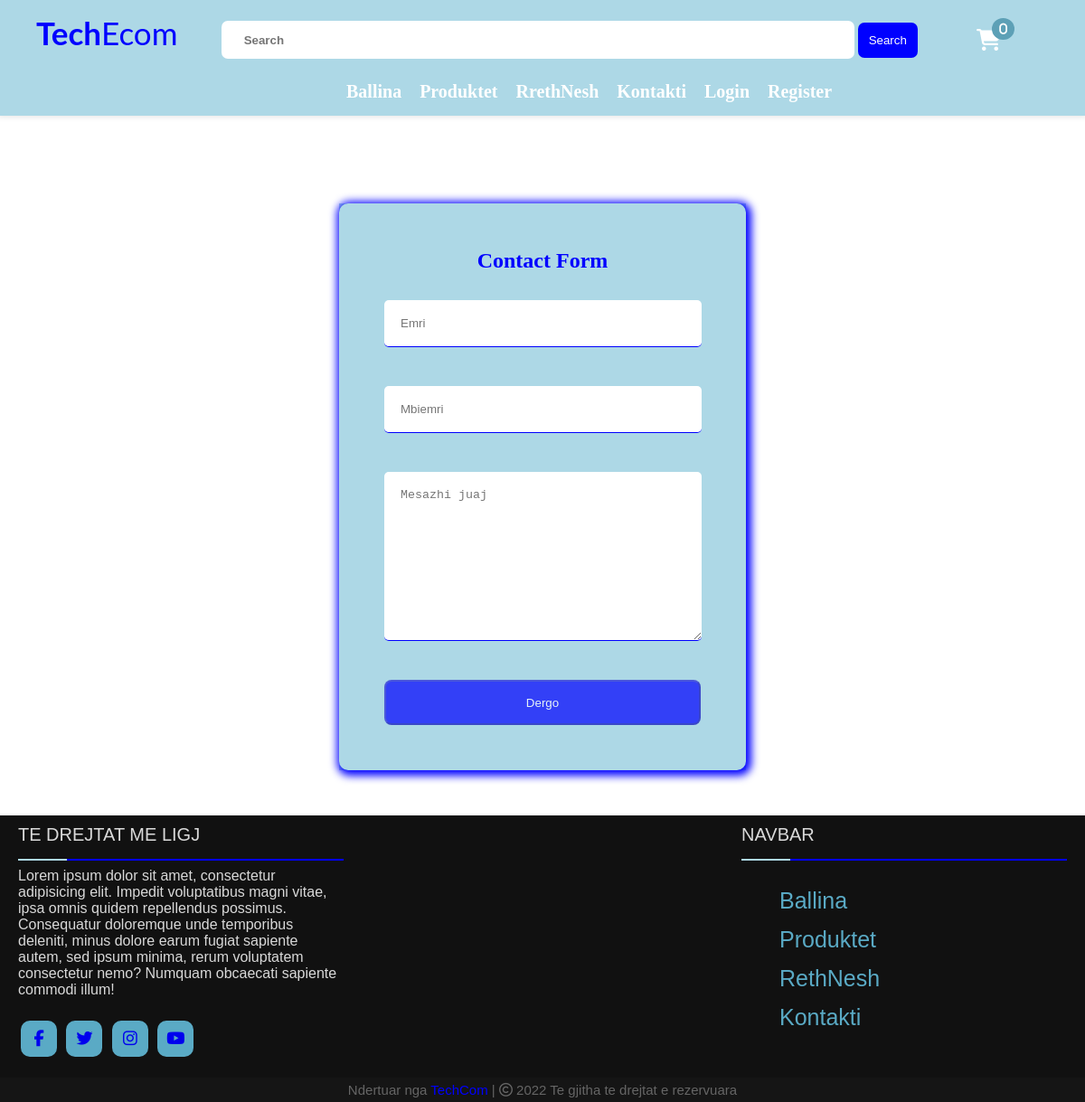
The page /Kontakt.php on the database as committed earlier.
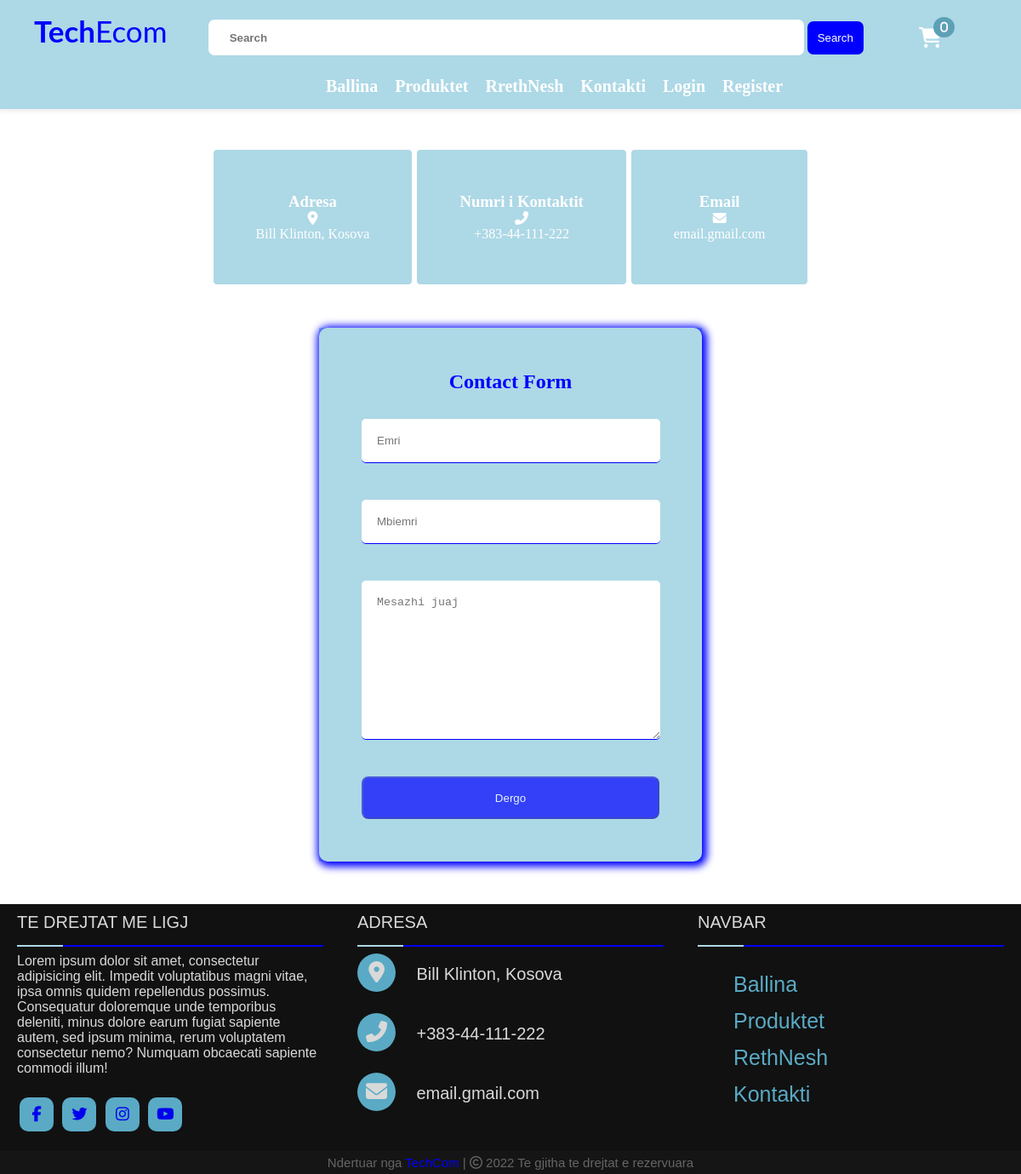
The same page on the database as committed later.
### tables this page shows
CREATE TABLE `contacts` (
  `id` int(11) NOT NULL,
  `Adresa` varchar(255) NOT NULL,
  `Nrkontaktit` varchar(255) NOT NULL,
  `email` varchar(255) NOT NULL
);

### classes/database.class.php (called while the page is built)
<?php
class db{
  private $host = 'localhost';
  private $dbname = 'techecom';
  private $username = 'root';
  private $password = '';
  public function getConn(){
    try{
      $pdo = new PDO("mysql:host=$this->host;dbname=$this->dbname","$this->username", "$this->password");
      $pdo->setAttribute(PDO::ATTR_ERRMODE,PDO::ERRMODE_EXCEPTION);
    }catch (PDOException $e){
       echo $e->getMessage();
       return null;
    }
    return $pdo;
  }
}
?>

### classes/contacts.class.php (the view, shortened to what this page needs)
<?php
class Contacts{
    private $contacts;
    public function fetchContacts(){
        $this->conn = new db();
        $this->query = $this->conn->getConn()->query('SELECT * FROM contacts');
        $this->contacts = $this->query->fetchAll();
    }
    public function echoContact(){
        foreach($this->contacts as $contact){
            echo"
              <div class='contact'>
                <div class='contact_one_box'>
                  <h3>Adresa</h3>
                  <p><i class='fas fa-map-marker-alt'></i><br>{$contact['Adresa']}</p>
                </div>
               <div class='contact_one_box'>
                  <h3>Numri i Kontaktit</h3>
                  <p><i class='fas fa-phone-alt'></i><br>{$contact['Nrkontaktit']}</p>
                </div>
               <div class='contact_one_box'>
              <h3>Email</h3>
                 <p><i class='fas fa-envelope'></i><br>{$contact['email']}</p>
              </div>
            </div>";
        }
    }
}
?>

### classes/contactsFooter.class.php (shortened to what this page needs)
<?php
class ContactsF{
    private $contacts;
    public function fetchContacts(){
        $this->conn = new db();
        $this->query = $this->conn->getConn()->query('SELECT * FROM contacts');
        $this->contacts = $this->query->fetchAll();
    }
    public function echoContact(){
        foreach($this->contacts as $contact){
            echo"
            <h2>Adresa</h2>
            <div class='content'>
              <div class='place'>
                <span class='fas fa-map-marker-alt'></span>
                <span class='text'>{$contact['Adresa']}</span>
              </div>
              <div class='phone'>
                <span class='fas fa-phone-alt'></span>
                <span class='text'>{$contact['Nrkontaktit']}</span>
              </div>
              <div class='email'>
                <span class='fas fa-envelope'></span>
                <span class='text'>{$contact['email']}</span>
              </div>
            </div>";
        }
    }
}
?>

Rows that differ between the two databases and show on the page:
added contacts: Adresa "Bill Klinton, Kosova", Nrkontaktit "+383-44-111-222", email "email.gmail.com"
